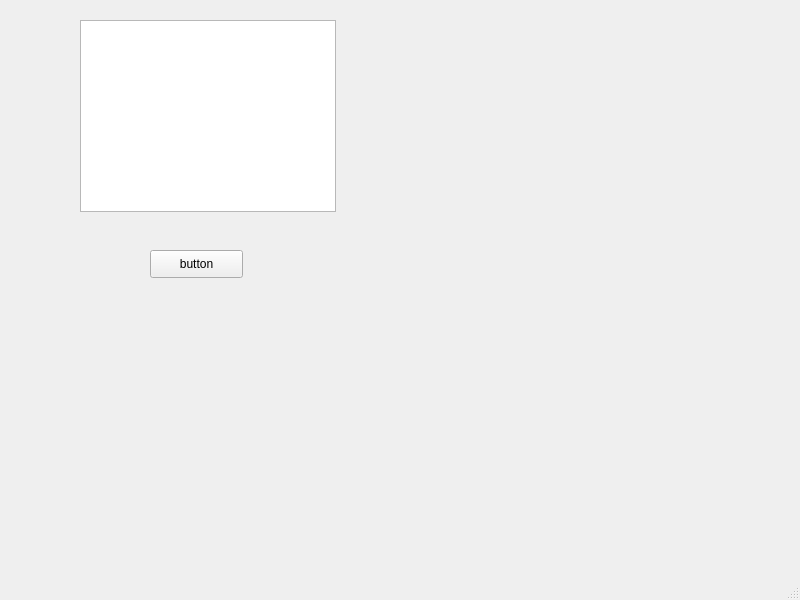
<?xml version="1.0" encoding="UTF-8"?>
<ui version="4.0">
 <class>MainWindow</class>
 <widget class="QMainWindow" name="MainWindow">
  <property name="geometry">
   <rect>
    <x>0</x>
    <y>0</y>
    <width>800</width>
    <height>600</height>
   </rect>
  </property>
  <property name="windowTitle">
   <string>MainWindow</string>
  </property>
  <widget class="QWidget" name="centralwidget">
   <widget class="QPushButton" name="Button1">
    <property name="geometry">
     <rect>
      <x>150</x>
      <y>250</y>
      <width>93</width>
      <height>28</height>
     </rect>
    </property>
    <property name="text">
     <string>button</string>
    </property>
   </widget>
   <widget class="QTableView" name="table1">
    <property name="geometry">
     <rect>
      <x>80</x>
      <y>20</y>
      <width>256</width>
      <height>192</height>
     </rect>
    </property>
   </widget>
  </widget>
  <widget class="QMenuBar" name="menubar">
   <property name="geometry">
    <rect>
     <x>0</x>
     <y>0</y>
     <width>800</width>
     <height>26</height>
    </rect>
   </property>
  </widget>
  <widget class="QStatusBar" name="statusbar"/>
 </widget>
 <resources/>
 <connections/>
</ui>
